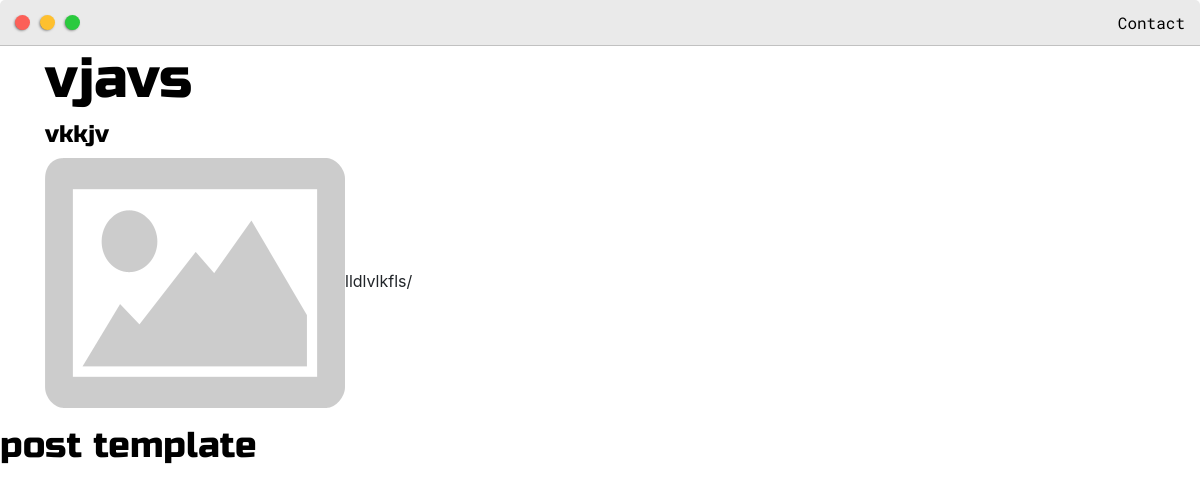
The page /post/vjavs on the database its author committed.
### base/models.py (models this page shows, shortened)
class Post(models.Model):
    headline = models.CharField(max_length=200)
    subheading = models.CharField(max_length=200, null=True,blank=True)
    thumbnail = models.ImageField(null=True, blank=True, upload_to="images", default = "placeholder.png")
    body = RichTextUploadingField(blank=True, null=True)
    created = models.DateTimeField(auto_now_add=True)
    active = models.BooleanField(default=False)
    featured = models.BooleanField(default=False)
    slug = models.SlugField(null=True, blank=True)
    tags = models.ManyToManyField(Tag, null=True)

### base/views.py (the view)
# urls.py: path('post/<slug:slug>',views.post, name='post'),
def post(request, slug):
    post = Post.objects.get(slug = slug)
    context = {'post':post}
    return render(request,'base/post.html', context)

### base/templates/base/post.html (shortened to what this page needs)
{% extends 'base/main.html' %}
{% load static %}
{% block content %}
<div class="container">
    <h1>{{post.headline}}</h1>
    <h4>{{post.subheading}}</h4>
    <img src="{{post.thumbnail.url}}"
    <p>{{post.body|safe}}</p>
</div>
<h2>post template</h2>
{% endblock content %}

### dennisivy/static/css/default.css (style rules this page uses)
:root { --mainColor:#eaeaea; --secondaryColor:#fff; --borderColor:#c1c1c1; --mainText:black; --secondaryText:#4b5156; --themeDotBorder:#24292e; --previewBg:rgb(251, 249, 243, 0.8); --previewShadow:#f0ead6; --buttonColor:black; }
html, body { padding: 0; margin: 0; scroll-behavior: smooth; }
body * { transition: 0.3s; }
h1, h2, h3, h4, h5, h6, strong { color: var(--mainText); font-family: 'Russo One', sans-serif; font-weight: 500; }
h1 { font-size: 56px; }
h2 { font-size: 36px; }
h4 { font-size: 24px; }

### base/templates/base/post.html (style rules this page uses)
img { max-width: 100%; object-fit: cover; }

### rows shown on the page
Post: headline "vjavs", subheading "vkkjv", thumbnail (placeholder picture), body "lldlvlkfls/"
